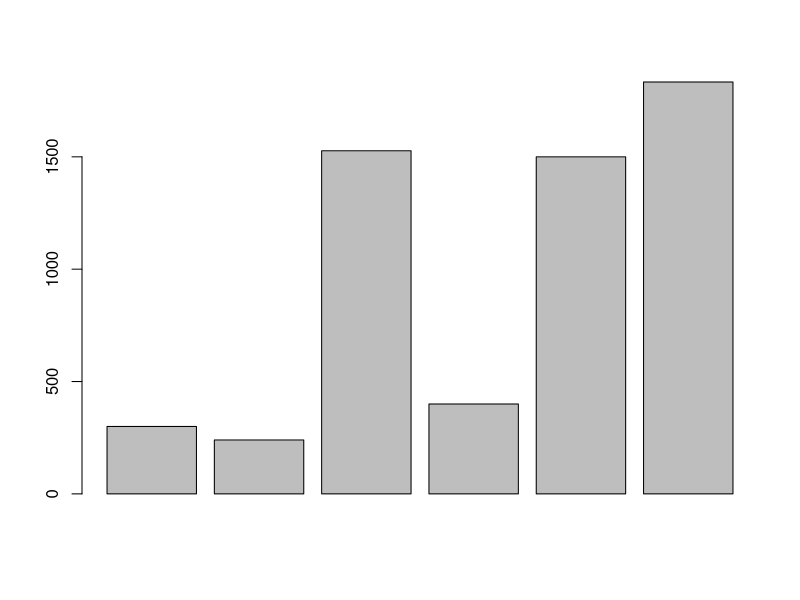
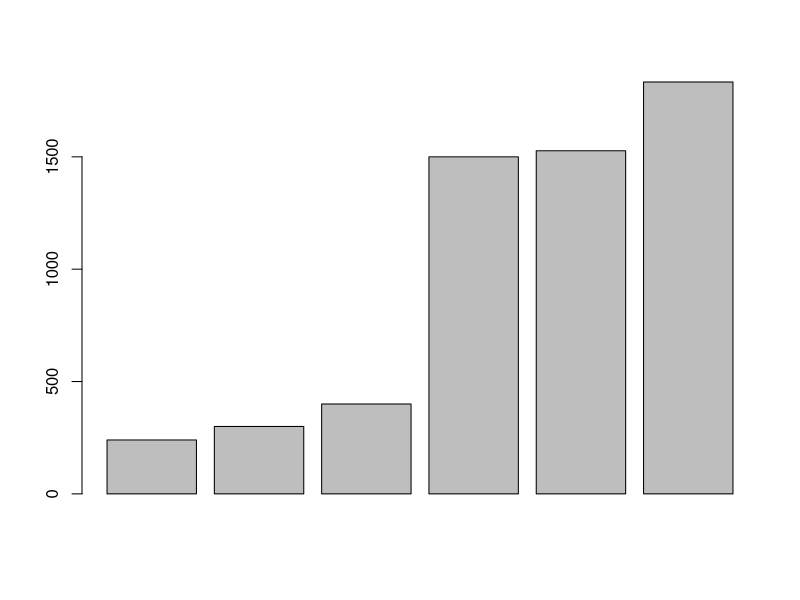
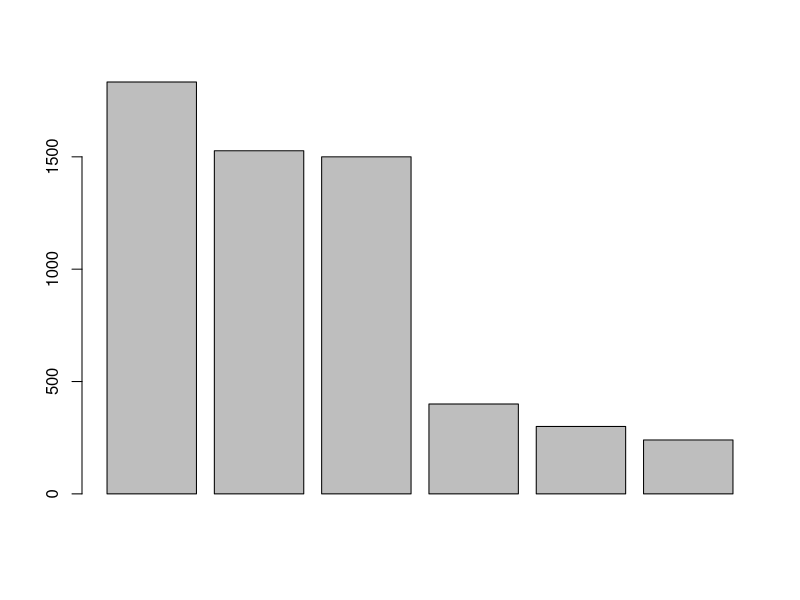

R code for these plots, in order:
# Sofia del Carmen Platas Martínez
# 2070830
# 19/03/2025

300 + 240 + 1527 + 400 + 1500 + 1833
celular <- 300
celular
transporte <- 240
transporte
comestibles <- 1527
comestibles
gimnasio <- 400
gimnasio
alquiler <- 1500
alquiler
otros <- 1833
otros
gastosmensuales <- celular + transporte + comestibles + gimnasio + alquiler + otros
gastosemestral <- gastosmensuales * 5
gastoanual <- gastosmensuales * 10
gastos <- c(celular, transporte, comestibles, gimnasio, alquiler, otros)
barplot(gastos)
sort(gastos)
barplot(sort(gastos))
sort(gastos, decreasing = TRUE)
barplot(sort(gastos, decreasing = TRUE))